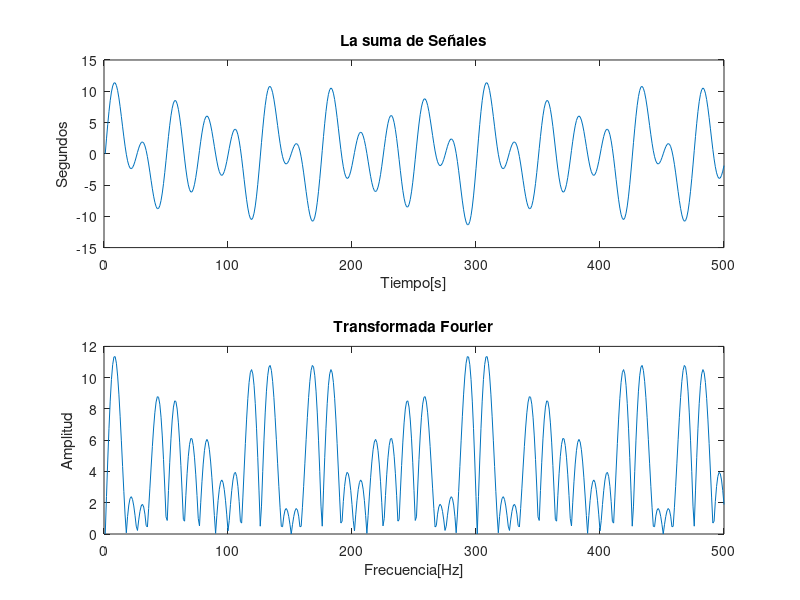

MATLAB code to generate this figure:
clc;
clear all;
Fs = 3000;
Ts = 1 / Fs;
L = 500;
t = (0:L-1)*Ts;
x=3*sin(2.*pi*50.*t);
v=6*sin(2.*pi*120.*t);
w=4*sin(2.*pi*70.*t);
z = x + v + w ;
y=fft(z);y=abs(z);
%plot(t,z);
subplot(2,1,1),plot(z), title("La suma de Señales"), xlabel("Tiempo[s]"), ylabel("Segundos");
subplot(2,1,2),plot(y), title("Transformada Fourier"), ylabel("Amplitud"), xlabel("Frecuencia[Hz]");